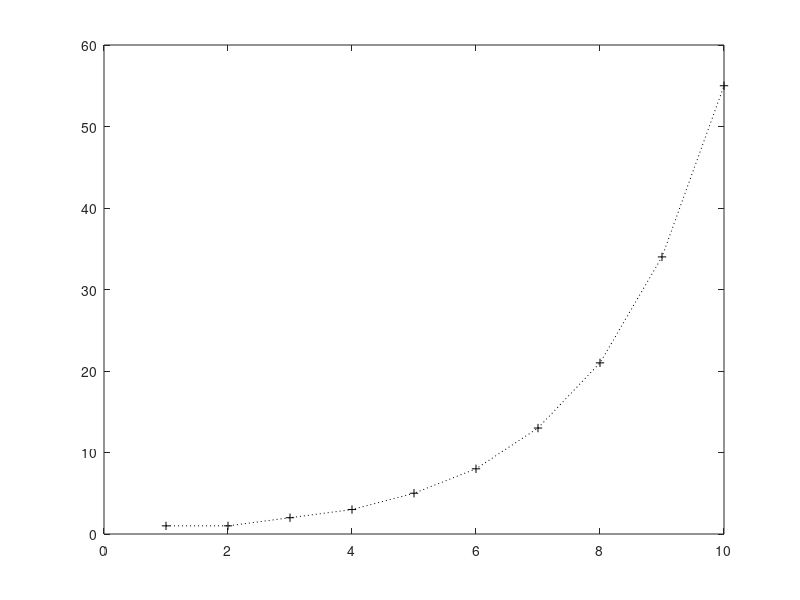

Reproduce this figure in MATLAB.
%
% ./examples/ex01-matlab
% Script to calculate and print the first 50 fibonacci numbers
% This script is used as an example to demonstrate the UA-HPC.
%
%Clear screen and memory
clear; clc; format compact 

% Initialize the first two values
f(1) = 1;
f(2) = 1; 

% Create the first 30 Fibonacci numbers
for i = 3 : 30
	% Perform the sum of terms accordingly
	f(i) = f(i-1) + f(i-2);
	% Calculate and display the ratio of 2 consecutive elements of the series
	golden_ratio = f(i)/f(i-1);
	str = ['Step(' num2str(i) '): ' num2str(f(i)) ' ' num2str(f(i-1)) ' ' ...
	num2str(golden_ratio, 10)];
	disp(str)
end

plot([1:10],f(1,1:10), 'k+:');
saveas(figure(1), 'fibo.fig');
disp('...');
disp('Figure saved to ./fibo.fig');
disp('...');
